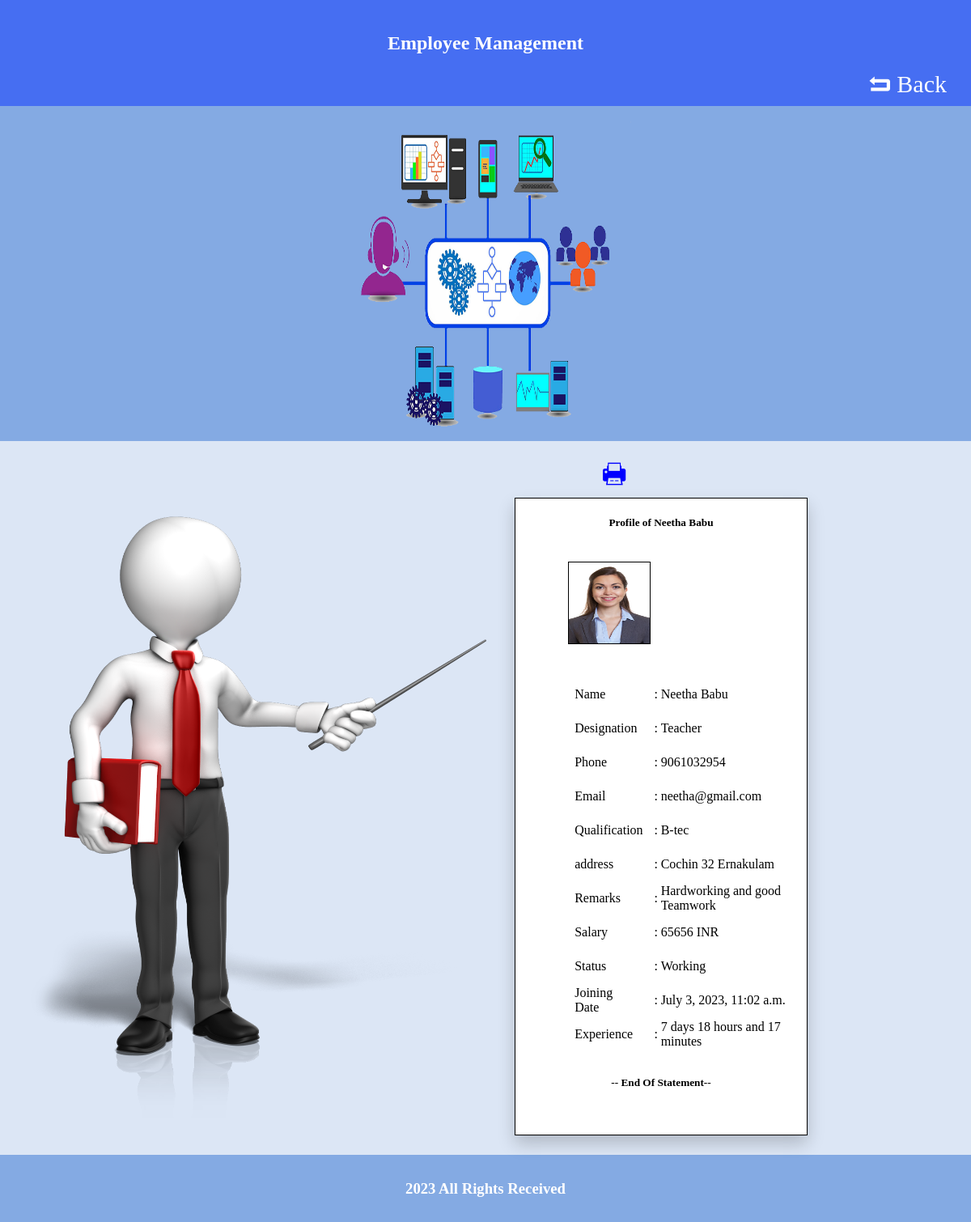
The app's page /details/5/ (signed in) with its own data.
### app/models.py (models this page shows, shortened)
class Employee(models.Model):
    employee_name = models.CharField(max_length=100)
    photo = models.ImageField(upload_to='pics')
    designation = models.CharField(max_length=150)
    qualification = models.CharField(max_length=150)
    address = models.CharField(max_length=150)
    remarks = models.TextField(default='')
    salary = models.IntegerField()
    Status = models.BooleanField(default=False)
    created = models.DateTimeField(auto_now_add=True)
    phone = models.IntegerField()
    email = models.EmailField()

### app/views.py (the view)
# urls.py: path('details/<int:pk>/', Details.as_view(), name='details'),
class Details(LoginRequiredMixin, DetailView):
    model = Employee
    template_name = 'details.html'

### app/templatetags/custom_filters.py (called while the page is built)
@register.filter
def calculate_experience(created):
    now = timezone.now()
    experience = now - created
    days = experience.days
    hours, remainder = divmod(experience.seconds, 3600)
    minutes, seconds = divmod(remainder, 60)
    return f" {days} days {hours:02d} hours and {minutes:02d}  minutes"

### app/templates/details.html (shortened to what this page needs)
{% load static %}
{% load custom_filters %}
<!DOCTYPE html>
<html lang="en">
<head>
    <link rel="stylesheet" href="/media/font/fontello.css" type="text/css">
</head>
<body style=" background-color: #dce6f5; margin: 0;">
<nav style=" width: 100%; background: #466EF2; padding-top: 20px; padding-bottom: 10px; text-align: right; padding">
<h1 style="color: white; text-align: center;">Employee Management</h1>
    <a href="{% url 'employee' %}"class="icon-back" >Back </a>
</nav>
<section style=" width: 100%; background: #84aae3; padding-top: 5px; padding-bottom: 5px; text-align: center; ">
    <img src="/media/images/emp3.png" alt="img" height="400px;" width="30%">
</section>
<div style="text-align: right; margin-right: 35%; font-size: 30px;color: blue;cursor: pointer; margin-top: 2%; ">
    <butto class="icon-print" id="details"  onclick="printform('print')"></butto>
</div>
<div style="display: flex;">
    <img src="/media/images/profile.png" alt="img" width="600px" height="800px" style="margin-left: 3%; ">
<form action="post" style="width: 30%; border: 1px solid black; margin-top: 1%;background: white; box-shadow: 0 10px 20px rgba(0, 0, 0, 0.2);" id="print" >
    <h5 style="text-align: center">Profile of {{employee.employee_name}}</h5>
   <span><img src="{{employee.photo.url}}" alt="Img" height="100px" width="100px" style="border: 1px black solid; margin-left:18%; margin-top: 5% ;margin-bottom: 10%;"></span>
    <table width="100%" style="padding-bottom: 2%;">
          <tr ><td>Name </td><td>:</td><td>{{employee.employee_name}} </td></tr>
          <tr ><td>Designation </td><td>:</td><td>{{employee.designation}}</td></tr>
          <tr ><td>Phone </td><td>:</td><td>{{employee.phone}}</td></tr>
          <tr ><td>Email </td><td>:</td><td>{{employee.email}}</td></tr>
          <tr ><td>Qualification </td><td>:</td><td>{{employee.qualification}}</td></tr>
          <tr ><td>address</td><td>:</td><td>{{employee.address}}</td></tr>
          <tr ><td>Remarks</td><td>:</td><td>{{employee.remarks}}</td></tr>
          <tr ><td>Salary  </td><td>:</td><td>{{employee.salary }} INR</td></tr>
          <tr ><td>Status</td><td>:</td><td>{% if employee.Status %} Working {% else %} Left {% endif %}</td></tr>
          <tr ><td>Joining Date</td><td>:</td><td>{{employee.created}}</td></tr>
           <tr><td>Experience</td><td>:</td><td>{{ employee.created|calculate_experience }}</td></tr>
    </table>
    <h5 style="text-align: center">-- End Of Statement--</h5>
</form>
</div>
<footer>
    <div style="background: #84aae3; text-align: center;color: white; margin-top: 2%; padding-top: 1%;padding-bottom: 1%;">
        <h3 >2023 All Rights Received</h3>
    </div>
</footer>
</body>
</html>

### app/templates/details.html (style rules this page uses)
td { padding-left: 20%; }
table tr { height: 40px; }
.icon-back { font-size: 30px; color: white; text-decoration: none; margin-right: 30px; }

### records on screen
Employee: employee_name "Neetha Babu", photo (picture), designation "Teacher", phone "9061032954", email "neetha@gmail.com", qualification "B-tec", address "Cochin 32 Ernakulam", remarks "Hardworking and good Teamwork", salary "65656", created "July 3, 2023, 11:02 a.m.", created|calculate_experience "7 days 18 hours and 17 minutes"
